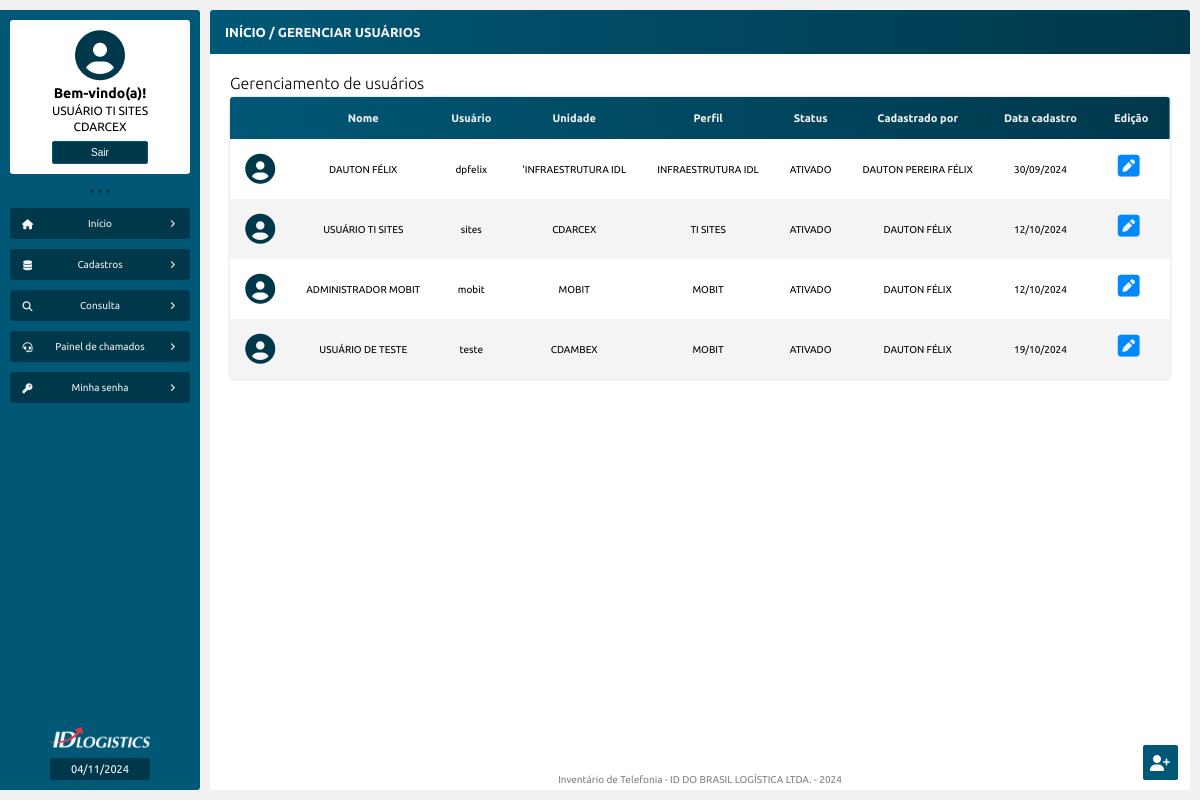
Screenshot of /gerenciar_usuarios.php (signed in) with the database file from the repository.
### tables this page shows
CREATE TABLE `tb_usuarios` (
  `id_usuario` int NOT NULL AUTO_INCREMENT,
  `nome` varchar(100) DEFAULT NULL,
  `matricula` varchar(10) DEFAULT NULL,
  `unidade` varchar(100) DEFAULT NULL,
  `cargo` varchar(100) DEFAULT NULL,
  `perfil` varchar(45) DEFAULT NULL,
  `usuario` varchar(100) DEFAULT NULL,
  `senha` varchar(256) DEFAULT NULL,
  `status` varchar(45) DEFAULT NULL,
  `senha_primeiro_acesso` varchar(45) DEFAULT NULL,
  `data_cadastro` timestamp NULL DEFAULT CURRENT_TIMESTAMP,
  `cadastrado_por` varchar(45) DEFAULT NULL,
  PRIMARY KEY (`id_usuario`)
);

### src/model/Usuario.php (called while the page is built, shortened)
<?php
class Usuario
{
    public function __construct(private PDO $pdo)
    {
        $this->pdo = $pdo;
    }
    public function exibeUsuarios(): array
    {
        $sql = "SELECT *, DATE_FORMAT(data_cadastro, '%d/%m/%Y') AS data_cadastro FROM tb_usuarios";
        $stmt = $this->pdo->prepare($sql);
        $stmt->execute();
        return $stmt->fetchAll(PDO::FETCH_ASSOC);
    }
}

### gerenciar_usuarios.php (the view, shortened to what this page needs)
<?php
require_once "src/config/conexao_bd.php";
$exibeUsuarios = new Usuario($pdo);
$exibeTodosUsuarios = $exibeUsuarios->exibeUsuarios();
?>
<!DOCTYPE html>
<html>
<head>
    <?php
        require_once "src/views/layout/head.php";
    ?>
</head>
<body>
    <main class="corpo">
        <?php
            require_once "src/views/layout/menu_lateral.php";
        ?>
        <section class="principal">
            <article class="conteudo">
                <header class="conteudo-cabecalho">
                    <h3><a href="inicio.php">INÍCIO</a> / GERENCIAR USUÁRIOS</h3>
                </header>
                <section class="conteudo-center">
                    <h1>Gerenciamento de usuários</h1>
                    <table>
                        <thead>
                            <tr>
                                <td></td>
                                <td>Nome</td>
                                <td>Usuário</td>
                                <td>Unidade</td>
                                <td>Perfil</td>
                                <td>Status</td>
                                <td>Cadastrado por</td>
                                <td>Data cadastro</td>
                                <td>Edição</td>
                            </tr>
                        </thead>
                        <tbody>
                            <?php foreach($exibeTodosUsuarios as $exibeUsuarios) : ?>
                            <tr>
                                <td>
                                    <?php
                                        if(empty($exibeUsuarios['foto_perfil']))
                                        {
                                            echo "<i class='fa-solid fa-circle-user'></i>";
                                        } else {
                                            echo "<img src='$exibeUsuarios[foto_perfil]' id='table-foto-perfil'>";
                                        }
                                    ?>
                                </td>
                                <td><?= htmlentities($exibeUsuarios['nome']) ?></td>
                                <td><?= htmlentities($exibeUsuarios['usuario']) ?></td>
                                <td><?= htmlentities($exibeUsuarios['unidade']) ?></td>
                                <td><?= htmlentities($exibeUsuarios['perfil']) ?></td>
                                <td><?= htmlentities($exibeUsuarios['status']) ?></td>
                                <td><?= htmlentities($exibeUsuarios['cadastrado_por']) ?></td>
                                <td><?= htmlentities($exibeUsuarios['data_cadastro']) ?></td>
                                <td id="acoes">
                                    <form>
                                        <button type="button"><a href="editar_usuario.php?id_usuario=<?= $exibeUsuarios['id_usuario'] ?>" title="Editar esse usuário"><i class="fa-solid fa-square-pen"></i></a></button>
                                    </form>
                                </td>
                            </tr>
                            <?php endforeach ?>
                        </tbody>
                    </table>
                </section>
                <?php
                    require_once "src/views/layout/rodape.php";
                ?>
            </article>
        </section>
    </main>
    <div class="btns-atalhos">
        <a href="cadastrar_usuario.php"><button id="btn-atalho" title="Cadastrar um novo usuário">
            <i class="fa-solid fa-user-plus"></i>
        </button></a>
    </div>
</body>
</html>

### css/style.css (style rules this page uses)
:root { --primary-color: #0088ff; --secundary-color: #005876; --terciary-color: #00384b; --white-color: #f1f1f1; --primary-shadow: 0 0 .5em #808080 }
* { padding: 0; margin: 0; box-sizing: border-box; }
a { text-decoration: none; }
body { font-family: 'Playpen Sans', cursive; font-family: 'Ubuntu', sans-serif; background: var(--white-color); }
.corpo { width: 100%; height: 100%; padding: 10px 10px 10px 0; position: absolute; display: flex; }
.principal { width: 100%; height: 100%; display: flex; flex-direction: column; }
.conteudo { width: 100%; height: 100%; position: relative; display: flex; flex-direction: column; align-items: center; overflow: hidden; background: #ffffff; border-radius: 3px; }
.conteudo-cabecalho { width: 100%; margin-bottom: 10px; padding: 15px; display: flex; justify-content: space-between; align-items: center; background: linear-gradient(to right, var(--secundary-color), var(--terciary-color)); color: var(--white-color); }
.conteudo-cabecalho h3 { font-size: 13px; font-weight: bold; }
.conteudo-center { width: 100%; height: 100%; padding: 10px 20px 20px 20px; display: flex; align-content: baseline; align-items: center; flex-direction: column; overflow: scroll; }
.conteudo-center h1 { width: 100%; font-size: 16px; font-weight: 100; }

### css/form.css (style rules this page uses)
form { width: 100%; height: fit-content; margin: 13px auto; padding: 60px 30px 30px 30px; position: relative; display: flex; flex-direction: column; border-radius: 3px; box-shadow: 0 0 1em #cdcdcd; background:#fff; font-size: 10px; }

### css/table.css (style rules this page uses)
table { width: 100%; margin: 5px auto; font-size: 10px; background: #ffffff; box-shadow: 0 0 .3em #cdcdcd; border-radius: 3px; border-collapse: collapse; text-align: center; overflow: auto; }
table tr td { padding: 15px; }
table thead { position: sticky; top: -10px; color: var(--white-color); font-weight: bold; background: linear-gradient(to right, var(--secundary-color), var(--terciary-color)); z-index: 1; }
table thead td:first-child { border-radius: 3px 0 0 0; }
table thead td:last-child { border-radius: 0 3px 0 0; }
table thead td { font-size: 11px; }
tbody tr:nth-child(even) { background: #f4f4f4; }
table form { width: fit-content; padding: 0; margin: 0 10px; border: 0; box-shadow: none; background: transparent; }
table tr #acoes { display: flex; align-items: center; justify-content: center; }
table a { color: #000; }
table i { color: var(--primary-color); font-size: 25px; }
table .fa-circle-user { font-size: 30px; color: var(--terciary-color); }

### css/botoes.css (style rules this page uses)
button { width: fit-content; min-width: 80px; padding: 5px 15px; border-radius: 2px; border: none; background: var(--secundary-color); border: 1px solid var(--secundary-color); color: #fff; font-size: 10px; cursor: pointer; }
.btns-atalhos { width: 70px; position: fixed; bottom: 20px; right: 5px; display: flex; align-items: center; justify-content: center; flex-direction: column; gap: 5px; z-index: 2; }
#btn-atalho { width: 35px; min-width: 0; height: 35px; padding: 5px; border: none; }
#btn-atalho i { font-size: 16px; }
form button { padding: 7px 15px 5px 15px; }
table form button { width: fit-content; min-width: fit-content; padding: 0 !important; background: transparent; border: none; }
table tr td button { padding: 7px 15px; margin-right: 5px; }

### rows the page displays
tb_usuarios: nome "DAUTON FÉLIX", usuario "dpfelix", unidade "'INFRAESTRUTURA IDL", perfil "INFRAESTRUTURA IDL", status "ATIVADO", cadastrado_por "DAUTON PEREIRA FÉLIX", data_cadastro "30/09/2024"
tb_usuarios: nome "USUÁRIO TI SITES", usuario "sites", unidade "CDARCEX", perfil "TI SITES", status "ATIVADO", cadastrado_por "DAUTON FÉLIX", data_cadastro "12/10/2024"
tb_usuarios: nome "ADMINISTRADOR MOBIT", usuario "mobit", unidade "MOBIT", perfil "MOBIT", status "ATIVADO", cadastrado_por "DAUTON FÉLIX", data_cadastro "12/10/2024"
tb_usuarios: nome "USUÁRIO DE TESTE", usuario "teste", unidade "CDAMBEX", perfil "MOBIT", status "ATIVADO", cadastrado_por "DAUTON FÉLIX", data_cadastro "19/10/2024"

### other values shown
$_SESSION['nome'] "USUÁRIO TI SITES"
$_SESSION['unidade'] "CDARCEX"
exibeDataAtual() "04/11/2024"
